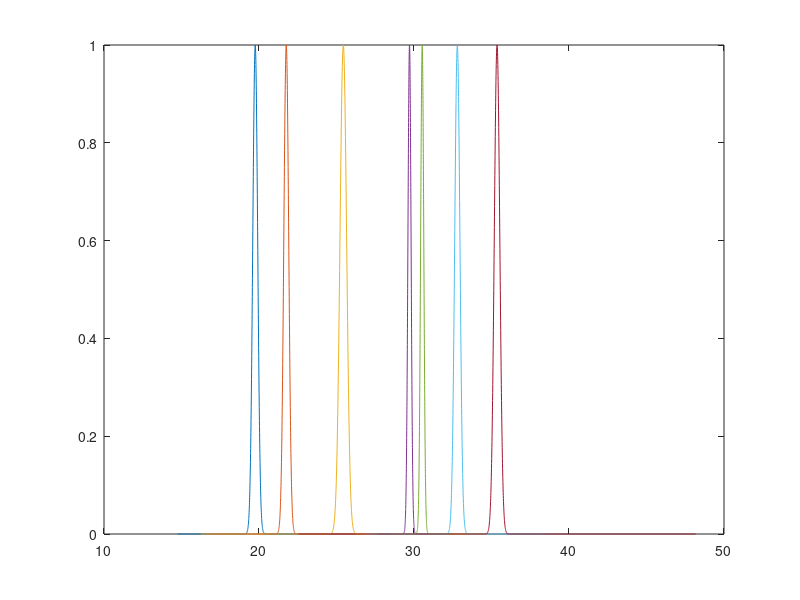

Recreate this plot in MATLAB.
clear all
clc

%% lebal 1

centriod = 19.75642533;
width = 0.050060703;
s = 100* width;

x = -s+centriod : width* 10^-1 : s+centriod;
y = exp( - (x - centriod).^2 / width);

%% lebal 2

centriod = 21.75885347;
width = 0.050060703;
s = 100* width;

x2 = -s+centriod : width* 10^-1 : s+centriod;
y2 = exp( - (x2 - centriod).^2 / width);

%% lebal 3

centriod = 25.43870197;
width = 0.091996213;
s = 100* width;

x3 = -s+centriod : width* 10^-1 : s+centriod;
y3 = exp( - (x3 - centriod).^2 / width);

%% lebal 4
centriod = 29.709468;
width = 0.020498875;
s = 100* width;

x4 = -s+centriod : width* 10^-1 : s+centriod;
y4 = exp( - (x4 - centriod).^2 / width);

%% lebal 5
centriod = 30.529423;
width = 0.020498875;
s = 100* width;

x5 = -s+centriod : width* 10^-1 : s+centriod;
y5 = exp( - (x5 - centriod).^2 / width);

%% lebal 6
centriod = 32.79488722;
width = 0.056636605;
s = 100* width;

x6 = -s+centriod : width* 10^-1 : s+centriod;
y6 = exp( - (x6 - centriod).^2 / width);

%% lebal 7
centriod = 35.35714286;
width = 0.064056391;
s = 200* width;

x7 = -s+centriod : width* 10^-1 : s+centriod;
y7 = exp( - (x7 - centriod).^2 / width);



%%
plot(x,y,x2,y2, x3, y3, x4, y4, x5, y5, x6, y6, x7, y7)
